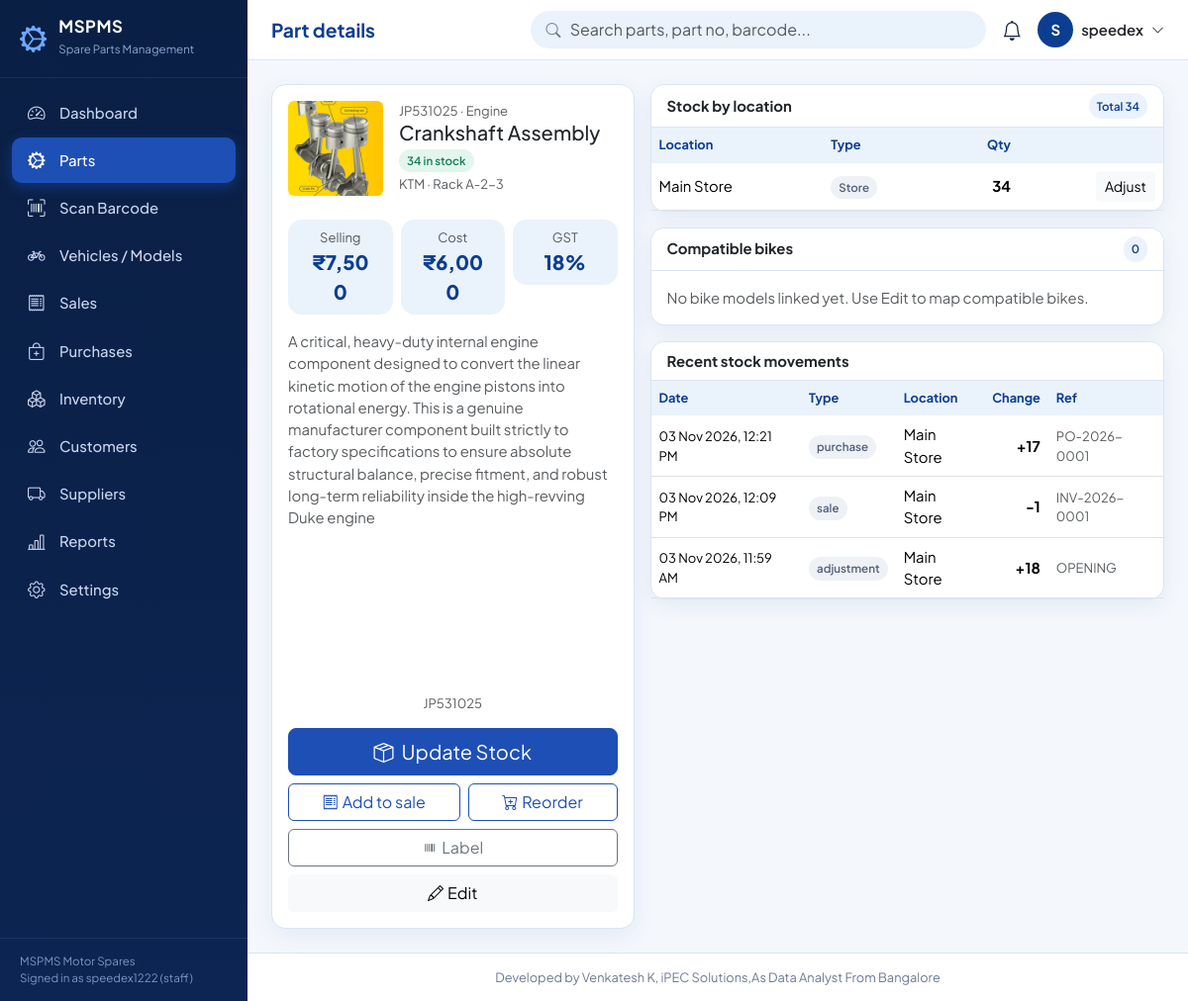
/parts/1 (signed in), run on the app's committed database.
### tables this page shows
CREATE TABLE settings (
    key   TEXT PRIMARY KEY,
    value TEXT
);

CREATE TABLE users (
    id            INTEGER PRIMARY KEY AUTOINCREMENT,
    username      TEXT NOT NULL UNIQUE COLLATE NOCASE CHECK (length(username) >= 3),
    password_hash TEXT NOT NULL,
    full_name     TEXT NOT NULL,
    email         TEXT,
    role          TEXT NOT NULL DEFAULT 'staff' CHECK (role IN ('admin','manager','staff')),
    active        INTEGER NOT NULL DEFAULT 1 CHECK (active IN (0,1)),
    created_at    TEXT NOT NULL DEFAULT (datetime('now','localtime'))
);

CREATE TABLE parts (
    id            INTEGER PRIMARY KEY AUTOINCREMENT,
    part_no       TEXT NOT NULL UNIQUE COLLATE NOCASE,
    name          TEXT NOT NULL,
    category_id   INTEGER NOT NULL REFERENCES categories(id) ON DELETE RESTRICT,
    brand_id      INTEGER REFERENCES brands(id) ON DELETE SET NULL,
    description   TEXT,
    cost_price    REAL NOT NULL DEFAULT 0 CHECK (cost_price >= 0),
    selling_price REAL NOT NULL DEFAULT 0 CHECK (selling_price >= 0),
    gst_percent   REAL NOT NULL DEFAULT 18 CHECK (gst_percent BETWEEN 0 AND 100),
    reorder_level INTEGER NOT NULL DEFAULT 5 CHECK (reorder_level >= 0),
    rack          TEXT,
    barcode       TEXT NOT NULL UNIQUE,
    image         TEXT,
    created_at    TEXT NOT NULL DEFAULT (datetime('now','localtime')),
    updated_at    TEXT NOT NULL DEFAULT (datetime('now','localtime'))
);

CREATE TABLE categories (
    id   INTEGER PRIMARY KEY AUTOINCREMENT,
    name TEXT NOT NULL UNIQUE COLLATE NOCASE
);

CREATE TABLE brands (
    id   INTEGER PRIMARY KEY AUTOINCREMENT,
    name TEXT NOT NULL UNIQUE COLLATE NOCASE
);

CREATE TABLE locations (
    id      INTEGER PRIMARY KEY AUTOINCREMENT,
    name    TEXT NOT NULL UNIQUE COLLATE NOCASE,
    type    TEXT NOT NULL DEFAULT 'Store' CHECK (type IN ('Store','Warehouse','Rack')),
    address TEXT
);

CREATE TABLE stock_movements (
    id            INTEGER PRIMARY KEY AUTOINCREMENT,
    part_id       INTEGER NOT NULL REFERENCES parts(id)     ON DELETE CASCADE,
    location_id   INTEGER NOT NULL REFERENCES locations(id) ON DELETE RESTRICT,
    qty_change    INTEGER NOT NULL CHECK (qty_change <> 0),
    movement_type TEXT NOT NULL CHECK (movement_type IN
                  ('purchase','sale','return_in','transfer_in','transfer_out','adjustment')),
    reference     TEXT,
    reason        TEXT,
    user_id       INTEGER REFERENCES users(id) ON DELETE SET NULL,
    created_at    TEXT NOT NULL DEFAULT (datetime('now','localtime'))
);

### app.py (the view)
@app.route("/parts/<int:pid>")
def part_detail(pid):
    part = qone(PARTS_SQL + " WHERE p.id=?", (pid,))
    if not part:
        abort(404)
    return render_template(
        "part_detail.html", p=part,
        stock=qall("""SELECT l.id, l.name, l.type, COALESCE(s.qty,0) qty FROM locations l
                      LEFT JOIN stock s ON s.location_id=l.id AND s.part_id=? ORDER BY l.name""", (pid,)),
        bikes=qall("""SELECT bm.*, b.name brand FROM part_compatibility pc JOIN bike_models bm ON bm.id=pc.bike_model_id
                      JOIN brands b ON b.id=bm.brand_id WHERE pc.part_id=? ORDER BY b.name, bm.model""", (pid,)),
        moves=qall("""SELECT m.*, l.name loc FROM stock_movements m JOIN locations l ON l.id=m.location_id
                      WHERE m.part_id=? ORDER BY m.id DESC LIMIT 10""", (pid,)),
        locations=qall("SELECT * FROM locations ORDER BY name"))

### templates/part_detail.html (shortened to what this page needs)
{% extends 'base.html' %}
{% from 'macros.html' import stock_badge, stock_modal, delete_btn, empty %}
{% block title %}Part details{% endblock %}
{% block content %}
<div class="row g-3">
  <div class="col-lg-5"><div class="card detail-card"><div class="card-body">
    <div class="d-flex gap-3 align-items-start">
      {% if p.image %}<img src="{{ img_url(p.image) }}" class="rounded" style="width:96px;height:96px;object-fit:cover" alt="">{% else %}<span class="thumb" style="width:96px;height:96px;font-size:2.4rem"><i class="bi bi-gear"></i></span>{% endif %}
      <div><div class="small text-muted">{{ p.part_no }} &middot; {{ p.category }}</div><h2 class="h5 mb-1">{{ p.name }}</h2>
        <div class="mb-1">{{ stock_badge(p.total_qty, p.reorder_level) }}</div><div class="small text-muted">{{ p.brand or 'No brand' }} &middot; Rack {{ p.rack or '-' }}</div></div>
    </div>
    <div class="row g-2 mt-3 text-center">
      <div class="col-4"><div class="panel py-2"><div class="small text-muted">Selling</div><div class="big">{{ p.selling_price|inr(0) }}</div></div></div>
      <div class="col-4"><div class="panel py-2"><div class="small text-muted">Cost</div><div class="big">{{ p.cost_price|inr(0) }}</div></div></div>
      <div class="col-4"><div class="panel py-2"><div class="small text-muted">GST</div><div class="big">{{ '%g'|format(p.gst_percent) }}%</div></div></div>
    </div>
    {% if p.description %}<p class="mt-3 mb-0 text-muted">{{ p.description }}</p>{% endif %}
    <div class="mt-3 text-center"><svg id="bc"></svg><div class="small text-muted">{{ p.barcode }}</div></div>
    <div class="d-grid gap-2 mt-3">
      <button class="btn btn-primary btn-lg" onclick="openStockModal({{ p.id }}, {{ p.name|tojson|forceescape }})"><i class="bi bi-box-seam me-2"></i>Update Stock</button>
      <div class="d-flex gap-2 flex-wrap">
        <a class="btn btn-outline-primary flex-fill" href="{{ url_for('sale_new', part_id=p.id) }}"><i class="bi bi-receipt me-1"></i>Add to sale</a>
        <a class="btn btn-outline-primary flex-fill" href="{{ url_for('purchase_new', part_id=p.id) }}"><i class="bi bi-cart-plus me-1"></i>Reorder</a>
        <a class="btn btn-outline-secondary flex-fill" target="_blank" href="{{ url_for('part_label', pid=p.id) }}"><i class="bi bi-upc me-1"></i>Label</a>
      </div>
      <div class="d-flex gap-2"><a class="btn btn-light flex-fill" href="{{ url_for('part_edit', pid=p.id) }}"><i class="bi bi-pencil me-1"></i>Edit</a>
        {% if g.user.role != 'staff' %}<span class="flex-fill d-grid">{{ delete_btn(url_for('part_delete', pid=p.id), 'Delete this part and its stock records? This cannot be undone.', 'Delete', 'md') }}</span>{% endif %}</div>
    </div>
  </div></div></div>
  <div class="col-lg-7 vstack gap-3">
    <div class="card"><div class="card-header">Stock by location <span class="badge-soft b-info">Total {{ p.total_qty }}</span></div>
      <div class="table-responsive"><table class="table"><thead><tr><th>Location</th><th>Type</th><th class="text-end">Qty</th><th></th></tr></thead><tbody>
        {% for s in stock %}<tr><td>{{ s.name }}</td><td><span class="badge-soft b-gray">{{ s.type }}</span></td><td class="text-end fw-bold">{{ s.qty }}</td>
          <td class="text-end"><button class="btn btn-sm btn-light" onclick="openStockModal({{ p.id }}, {{ p.name|tojson|forceescape }}, {{ s.id }})">Adjust</button></td></tr>{% endfor %}
      </tbody></table></div></div>
    <div class="card"><div class="card-header">Compatible bikes <span class="badge-soft b-info">{{ bikes|length }}</span></div>
      <div class="card-body">{% for b in bikes %}<a class="badge-soft b-info text-decoration-none me-1 mb-1 d-inline-block" href="{{ url_for('bike_detail', bid=b.id) }}">{{ b.brand }} {{ b.model }} ({{ b.variant }})</a>
        {% else %}<span class="text-muted">No bike models linked yet. Use Edit to map compatible bikes.</span>{% endfor %}</div></div>
    <div class="card"><div class="card-header">Recent stock movements</div>
      <div class="table-responsive"><table class="table"><thead><tr><th>Date</th><th>Type</th><th>Location</th><th class="text-end">Change</th><th>Ref</th></tr></thead><tbody>
        {% for m in moves %}<tr><td class="small">{{ m.created_at|dmyhm }}</td><td><span class="badge-soft b-gray">{{ m.movement_type|replace('_',' ') }}</span></td><td>{{ m.loc }}</td>
          <td class="text-end {{ 'qty-in' if m.qty_change > 0 else 'qty-out' }}">{{ '+' if m.qty_change > 0 }}{{ m.qty_change }}</td><td class="small text-muted">{{ m.reference or '' }}</td></tr>
        {% else %}<tr><td colspan="5" class="text-center text-muted py-3">No movements yet</td></tr>{% endfor %}</tbody></table></div></div>
  </div>
</div>
{% endblock %}

### templates/base.html (shortened to what this page needs)
<!doctype html>
<html lang="en">
<head>
  <link href="https://cdn.jsdelivr.net/npm/bootstrap@5.3.3/dist/css/bootstrap.min.css" rel="stylesheet">
  <link href="https://cdn.jsdelivr.net/npm/bootstrap-icons@1.11.3/font/bootstrap-icons.min.css" rel="stylesheet">
  <link href="{{ url_for('static', filename='css/style.css') }}" rel="stylesheet">
</head>
<body>
{% set nav = [
  ('/', 'Dashboard', 'speedometer2'), ('/parts', 'Parts', 'gear-wide-connected'), ('/scan', 'Scan Barcode', 'upc-scan'),
  ('/bikes', 'Vehicles / Models', 'bicycle'), ('/sales', 'Sales', 'receipt'), ('/purchases', 'Purchases', 'bag-plus'),
  ('/inventory', 'Inventory', 'boxes'), ('/customers', 'Customers', 'people'), ('/suppliers', 'Suppliers', 'truck'),
  ('/reports', 'Reports', 'bar-chart-line'), ('/settings', 'Settings', 'gear')] %}
<aside class="sidebar" id="sidebar" aria-label="Main navigation">
  <div class="brand"><i class="bi bi-gear-wide-connected"></i><div><b>MSPMS</b><small>Spare Parts Management</small></div></div>
  <nav>
    {% for href, label, icon in nav %}
    <a href="{{ href }}" class="{{ 'active' if (request.path == '/' if href == '/' else request.path.startswith(href)) }}"><i class="bi bi-{{ icon }}"></i>{{ label }}</a>
    {% endfor %}
  </nav>
  <div class="side-foot">{{ shop_name }}<br>Signed in as {{ g.user.username }} ({{ g.user.role }})</div>
</aside>
<div class="main">
  <header class="topbar no-print">
    <h1 class="page-title">{% block page_title %}{{ self.title() }}{% endblock %}</h1>
    <div class="gsearch d-none d-sm-block">
      <i class="bi bi-search"></i>
      <form action="{{ url_for('parts_list') }}" method="get" autocomplete="off">
        <input class="form-control" id="globalSearch" name="q" placeholder="Search parts, part no, barcode..." aria-label="Search parts">
      </form>
    </div>
    <div class="dropdown ms-auto ms-sm-0">
      <a href="#" class="bell" data-bs-toggle="dropdown" aria-label="Notifications"><i class="bi bi-bell"></i>
        {% if low_count %}<span class="badge rounded-pill bg-danger">{{ low_count }}</span>{% endif %}</a>
    </div>
    <div class="dropdown">
      <a href="#" class="d-flex align-items-center gap-2 text-decoration-none text-dark" data-bs-toggle="dropdown" aria-label="User menu">
        <span class="avatar">{{ g.user.full_name[:1]|upper }}</span><span class="d-none d-md-inline fw-semibold">{{ g.user.full_name }}</span><i class="bi bi-chevron-down small"></i></a>
    </div>
  </header>
  <main class="content">
    {% block content %}{% endblock %}
  </main>
  <footer class="app-footer">{{ CREDIT }}</footer>
</div>
</body>
</html>

### templates/macros.html (shortened to what this page needs)
{% macro stock_badge(qty, reorder) %}
{% if qty <= 0 %}<span class="badge-soft b-out">Out of stock</span>
{% elif qty <= reorder %}<span class="badge-soft b-low">Low &middot; {{ qty }}</span>
{% else %}<span class="badge-soft b-ok">{{ qty }} in stock</span>{% endif %}
{% endmacro %}

### data on the page
settings: value "MSPMS Motor Spares"
users: user.username "speedex1222", user.role "staff", user "S", user.full_name "speedex"
parts: image (picture), part_no "JP531025", name "Crankshaft Assembly", rack "A-2-3", selling_price|inr "₹7,500", cost_price|inr "₹6,000", gst_percent "18", description "A critical, heavy-duty internal engine component designed to convert the linear kinetic motion of the engine pistons into rotational energy. This is a genuine manufacturer component built strictly to factory specifications to ensure absolute structural balance, precise fitment, and robust long-term reliability inside the high-revving Duke engine", barcode "JP531025"
categories: category "Engine"
brands: name "KTM"
locations: name "Main Store", type "Store", qty "34"
stock_movements: created_at|dmyhm "03 Nov 2026, 12:21 PM", movement_type "purchase", loc "Main Store", qty_change "+", qty_change "17", reference "PO-2026-0001"
stock_movements: created_at|dmyhm "03 Nov 2026, 12:09 PM", movement_type "sale", loc "Main Store", qty_change "-1", reference "INV-2026-0001"
stock_movements: created_at|dmyhm "03 Nov 2026, 11:59 AM", movement_type "adjustment", loc "Main Store", qty_change "+", qty_change "18", reference "OPENING"

### other printed values
{{ label }} "Dashboard" "Parts" "Scan Barcode" "Vehicles / Models" "Sales" "Purchases" "Inventory" "Customers" "Suppliers" "Reports" "Settings"
{{ qty }} "34"
{{ p.total_qty }} "34"
{{ bikes|length }} "0"
{{ CREDIT }} "Developed by Venkatesh K, iPEC Solutions,As Data Analyst From Bangalore"
